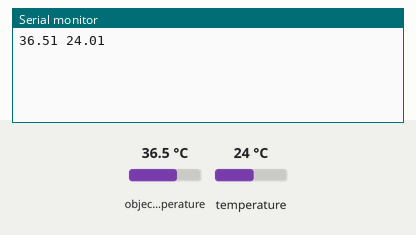
Bench run of a sketch on a simulated Arduino Uno, built with avr-gcc and run on an emulated ATmega328P. Shown: the last lines printed to the serial monitor. The inputs (shaded band) are chosen by the test bench; at power-on: object temperature 36.5 °C, temperature 24 °C.

Above: at 1.2 s.
1.3 s: object temperature set to 20 °C
At 2.4 s:
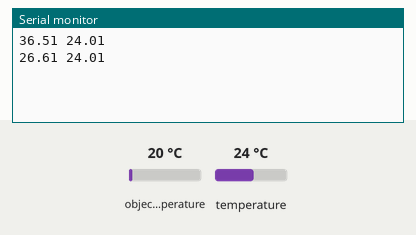
2.8 s: temperature set to 12 °C
At 3.4 s:
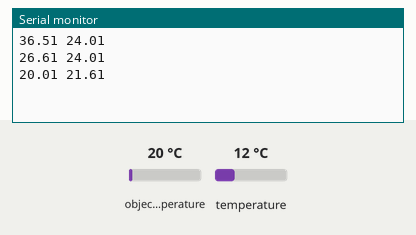
4.3 s: object temperature set to 26 °C
At 5.6 s:
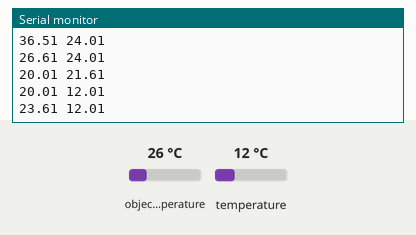
Timing chart, 0 to 7.3 s (numbered marks = the images above; inputs shaded):
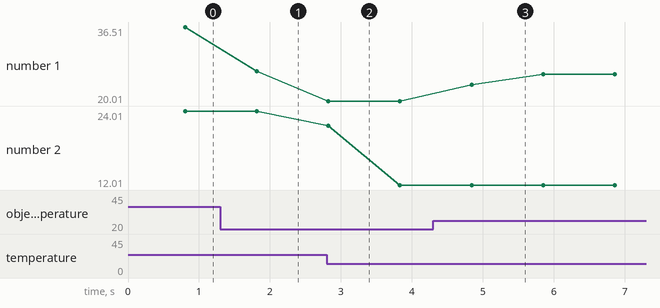

Measured:
- after the input at 1.3 s, the serial monitor: prints a new line after 0.52 s (image 1)
- after the input at 2.8 s, the serial monitor: prints a new line at once (image 2)
- after the input at 4.3 s, the serial monitor: prints a new line after 0.54 s (image 3)
- plotted number 1: 36.51 → 26.61 after the input at 1.3 s, 20.01 → 26.01 after the input at 4.3 s
- plotted number 2: 24.01 → 12.01 after the input at 2.8 s

The sketch:

one-mlx-sensor.ino
```cpp
/******************************************************************************
Arduino, Teensy 3.x or similar board to read temperature from one MLX90614 or similar
infrared temperature sensor. Reads the temperature in Celcius and
send the data via serial port each second. To see output in
Arduino studio, open serial monitor and seth the baud rate to 9600.

Hardware Hookup (if you're not using the eval board):
MLX90614 ------------- Arduino, Teensy 3.x or compatible board
  VDD ------------------ 3.3V
  VSS ------------------ GND
  SDA ------------------ PIN 18 (SDA PIN if using arduino board)
  SCL ------------------ PIN 19 (SCL PIN if using arduino board)

Development environment specifics:
Arduino 1.8.12
SparkFun IR Thermometer Evaluation Board - MLX90614

******************************************************************************/

#include "Adafruit_MLX90614.h" // If address was changed, it can be checked using sketch
                               // in Utils folder of repository. Change the correct address
                               // manually in Adafruit_MLX90614.h file.
#include <Wire.h>

Adafruit_MLX90614 mlx = Adafruit_MLX90614(); // create an instance of the Sensor class

float obj_temp = 0;             // Sensor measures temperature from the object
float amb_temp = 0;             // and on its shell
int counter = 0;                // to average measurements

void setup()
{
  Serial.begin(9600);

  mlx.begin(); //Initialise the I2C bus.
}
void loop()
{
  // read the temperatures from sensor
  obj_temp += mlx.readObjectTempC();
  amb_temp += mlx.readAmbientTempC();
  counter++;

  if(counter == 5)
  {
    obj_temp = obj_temp / 5;
    amb_temp = amb_temp / 5;
    Serial.println(String(obj_temp, 2) + " " + String(amb_temp, 2));
    obj_temp = 0;
    amb_temp = 0;
    counter = 0;
  }
  delay(200);
}
```
